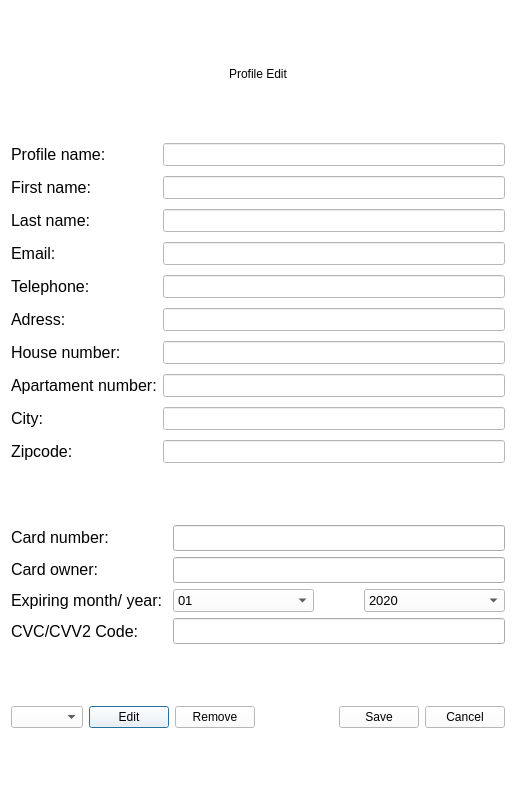
<?xml version="1.0" encoding="UTF-8"?>
<ui version="4.0">
 <class>ProfileManager</class>
 <widget class="QDialog" name="ProfileManager">
  <property name="geometry">
   <rect>
    <x>0</x>
    <y>0</y>
    <width>516</width>
    <height>796</height>
   </rect>
  </property>
  <property name="sizePolicy">
   <sizepolicy hsizetype="Fixed" vsizetype="Fixed">
    <horstretch>0</horstretch>
    <verstretch>0</verstretch>
   </sizepolicy>
  </property>
  <property name="palette">
   <palette>
    <active>
     <colorrole role="WindowText">
      <brush brushstyle="SolidPattern">
       <color alpha="255">
        <red>0</red>
        <green>0</green>
        <blue>0</blue>
       </color>
      </brush>
     </colorrole>
     <colorrole role="Button">
      <brush brushstyle="SolidPattern">
       <color alpha="255">
        <red>255</red>
        <green>255</green>
        <blue>255</blue>
       </color>
      </brush>
     </colorrole>
     <colorrole role="Light">
      <brush brushstyle="SolidPattern">
       <color alpha="255">
        <red>255</red>
        <green>255</green>
        <blue>255</blue>
       </color>
      </brush>
     </colorrole>
     <colorrole role="Midlight">
      <brush brushstyle="SolidPattern">
       <color alpha="255">
        <red>255</red>
        <green>255</green>
        <blue>255</blue>
       </color>
      </brush>
     </colorrole>
     <colorrole role="Dark">
      <brush brushstyle="SolidPattern">
       <color alpha="255">
        <red>127</red>
        <green>127</green>
        <blue>127</blue>
       </color>
      </brush>
     </colorrole>
     <colorrole role="Mid">
      <brush brushstyle="SolidPattern">
       <color alpha="255">
        <red>170</red>
        <green>170</green>
        <blue>170</blue>
       </color>
      </brush>
     </colorrole>
     <colorrole role="Text">
      <brush brushstyle="SolidPattern">
       <color alpha="255">
        <red>0</red>
        <green>0</green>
        <blue>0</blue>
       </color>
      </brush>
     </colorrole>
     <colorrole role="BrightText">
      <brush brushstyle="SolidPattern">
       <color alpha="255">
        <red>255</red>
        <green>255</green>
        <blue>255</blue>
       </color>
      </brush>
     </colorrole>
     <colorrole role="ButtonText">
      <brush brushstyle="SolidPattern">
       <color alpha="255">
        <red>0</red>
        <green>0</green>
        <blue>0</blue>
       </color>
      </brush>
     </colorrole>
     <colorrole role="Base">
      <brush brushstyle="SolidPattern">
       <color alpha="255">
        <red>255</red>
        <green>255</green>
        <blue>255</blue>
       </color>
      </brush>
     </colorrole>
     <colorrole role="Window">
      <brush brushstyle="SolidPattern">
       <color alpha="255">
        <red>255</red>
        <green>255</green>
        <blue>255</blue>
       </color>
      </brush>
     </colorrole>
     <colorrole role="Shadow">
      <brush brushstyle="SolidPattern">
       <color alpha="255">
        <red>0</red>
        <green>0</green>
        <blue>0</blue>
       </color>
      </brush>
     </colorrole>
     <colorrole role="AlternateBase">
      <brush brushstyle="SolidPattern">
       <color alpha="255">
        <red>255</red>
        <green>255</green>
        <blue>255</blue>
       </color>
      </brush>
     </colorrole>
     <colorrole role="ToolTipBase">
      <brush brushstyle="SolidPattern">
       <color alpha="255">
        <red>255</red>
        <green>255</green>
        <blue>220</blue>
       </color>
      </brush>
     </colorrole>
     <colorrole role="ToolTipText">
      <brush brushstyle="SolidPattern">
       <color alpha="255">
        <red>0</red>
        <green>0</green>
        <blue>0</blue>
       </color>
      </brush>
     </colorrole>
     <colorrole role="PlaceholderText">
      <brush brushstyle="SolidPattern">
       <color alpha="128">
        <red>0</red>
        <green>0</green>
        <blue>0</blue>
       </color>
      </brush>
     </colorrole>
    </active>
    <inactive>
     <colorrole role="WindowText">
      <brush brushstyle="SolidPattern">
       <color alpha="255">
        <red>0</red>
        <green>0</green>
        <blue>0</blue>
       </color>
      </brush>
     </colorrole>
     <colorrole role="Button">
      <brush brushstyle="SolidPattern">
       <color alpha="255">
        <red>255</red>
        <green>255</green>
        <blue>255</blue>
       </color>
      </brush>
     </colorrole>
     <colorrole role="Light">
      <brush brushstyle="SolidPattern">
       <color alpha="255">
        <red>255</red>
        <green>255</green>
        <blue>255</blue>
       </color>
      </brush>
     </colorrole>
     <colorrole role="Midlight">
      <brush brushstyle="SolidPattern">
       <color alpha="255">
        <red>255</red>
        <green>255</green>
        <blue>255</blue>
       </color>
      </brush>
     </colorrole>
     <colorrole role="Dark">
      <brush brushstyle="SolidPattern">
       <color alpha="255">
        <red>127</red>
        <green>127</green>
        <blue>127</blue>
       </color>
      </brush>
     </colorrole>
     <colorrole role="Mid">
      <brush brushstyle="SolidPattern">
       <color alpha="255">
        <red>170</red>
        <green>170</green>
        <blue>170</blue>
       </color>
      </brush>
     </colorrole>
     <colorrole role="Text">
      <brush brushstyle="SolidPattern">
       <color alpha="255">
        <red>0</red>
        <green>0</green>
        <blue>0</blue>
       </color>
      </brush>
     </colorrole>
     <colorrole role="BrightText">
      <brush brushstyle="SolidPattern">
       <color alpha="255">
        <red>255</red>
        <green>255</green>
        <blue>255</blue>
       </color>
      </brush>
     </colorrole>
     <colorrole role="ButtonText">
      <brush brushstyle="SolidPattern">
       <color alpha="255">
        <red>0</red>
        <green>0</green>
        <blue>0</blue>
       </color>
      </brush>
     </colorrole>
     <colorrole role="Base">
      <brush brushstyle="SolidPattern">
       <color alpha="255">
        <red>255</red>
        <green>255</green>
        <blue>255</blue>
       </color>
      </brush>
     </colorrole>
     <colorrole role="Window">
      <brush brushstyle="SolidPattern">
       <color alpha="255">
        <red>255</red>
        <green>255</green>
        <blue>255</blue>
       </color>
      </brush>
     </colorrole>
     <colorrole role="Shadow">
      <brush brushstyle="SolidPattern">
       <color alpha="255">
        <red>0</red>
        <green>0</green>
        <blue>0</blue>
       </color>
      </brush>
     </colorrole>
     <colorrole role="AlternateBase">
      <brush brushstyle="SolidPattern">
       <color alpha="255">
        <red>255</red>
        <green>255</green>
        <blue>255</blue>
       </color>
      </brush>
     </colorrole>
     <colorrole role="ToolTipBase">
      <brush brushstyle="SolidPattern">
       <color alpha="255">
        <red>255</red>
        <green>255</green>
        <blue>220</blue>
       </color>
      </brush>
     </colorrole>
     <colorrole role="ToolTipText">
      <brush brushstyle="SolidPattern">
       <color alpha="255">
        <red>0</red>
        <green>0</green>
        <blue>0</blue>
       </color>
      </brush>
     </colorrole>
     <colorrole role="PlaceholderText">
      <brush brushstyle="SolidPattern">
       <color alpha="128">
        <red>0</red>
        <green>0</green>
        <blue>0</blue>
       </color>
      </brush>
     </colorrole>
    </inactive>
    <disabled>
     <colorrole role="WindowText">
      <brush brushstyle="SolidPattern">
       <color alpha="255">
        <red>127</red>
        <green>127</green>
        <blue>127</blue>
       </color>
      </brush>
     </colorrole>
     <colorrole role="Button">
      <brush brushstyle="SolidPattern">
       <color alpha="255">
        <red>255</red>
        <green>255</green>
        <blue>255</blue>
       </color>
      </brush>
     </colorrole>
     <colorrole role="Light">
      <brush brushstyle="SolidPattern">
       <color alpha="255">
        <red>255</red>
        <green>255</green>
        <blue>255</blue>
       </color>
      </brush>
     </colorrole>
     <colorrole role="Midlight">
      <brush brushstyle="SolidPattern">
       <color alpha="255">
        <red>255</red>
        <green>255</green>
        <blue>255</blue>
       </color>
      </brush>
     </colorrole>
     <colorrole role="Dark">
      <brush brushstyle="SolidPattern">
       <color alpha="255">
        <red>127</red>
        <green>127</green>
        <blue>127</blue>
       </color>
      </brush>
     </colorrole>
     <colorrole role="Mid">
      <brush brushstyle="SolidPattern">
       <color alpha="255">
        <red>170</red>
        <green>170</green>
        <blue>170</blue>
       </color>
      </brush>
     </colorrole>
     <colorrole role="Text">
      <brush brushstyle="SolidPattern">
       <color alpha="255">
        <red>127</red>
        <green>127</green>
        <blue>127</blue>
       </color>
      </brush>
     </colorrole>
     <colorrole role="BrightText">
      <brush brushstyle="SolidPattern">
       <color alpha="255">
        <red>255</red>
        <green>255</green>
        <blue>255</blue>
       </color>
      </brush>
     </colorrole>
     <colorrole role="ButtonText">
      <brush brushstyle="SolidPattern">
       <color alpha="255">
        <red>127</red>
        <green>127</green>
        <blue>127</blue>
       </color>
      </brush>
     </colorrole>
     <colorrole role="Base">
      <brush brushstyle="SolidPattern">
       <color alpha="255">
        <red>255</red>
        <green>255</green>
        <blue>255</blue>
       </color>
      </brush>
     </colorrole>
     <colorrole role="Window">
      <brush brushstyle="SolidPattern">
       <color alpha="255">
        <red>255</red>
        <green>255</green>
        <blue>255</blue>
       </color>
      </brush>
     </colorrole>
     <colorrole role="Shadow">
      <brush brushstyle="SolidPattern">
       <color alpha="255">
        <red>0</red>
        <green>0</green>
        <blue>0</blue>
       </color>
      </brush>
     </colorrole>
     <colorrole role="AlternateBase">
      <brush brushstyle="SolidPattern">
       <color alpha="255">
        <red>255</red>
        <green>255</green>
        <blue>255</blue>
       </color>
      </brush>
     </colorrole>
     <colorrole role="ToolTipBase">
      <brush brushstyle="SolidPattern">
       <color alpha="255">
        <red>255</red>
        <green>255</green>
        <blue>220</blue>
       </color>
      </brush>
     </colorrole>
     <colorrole role="ToolTipText">
      <brush brushstyle="SolidPattern">
       <color alpha="255">
        <red>0</red>
        <green>0</green>
        <blue>0</blue>
       </color>
      </brush>
     </colorrole>
     <colorrole role="PlaceholderText">
      <brush brushstyle="SolidPattern">
       <color alpha="128">
        <red>0</red>
        <green>0</green>
        <blue>0</blue>
       </color>
      </brush>
     </colorrole>
    </disabled>
   </palette>
  </property>
  <property name="windowTitle">
   <string>Profile manager</string>
  </property>
  <property name="styleSheet">
   <string notr="true"/>
  </property>
  <property name="windowFilePath">
   <string/>
  </property>
  <layout class="QVBoxLayout" name="verticalLayout_2">
   <item>
    <widget class="QLabel" name="label_7">
     <property name="sizePolicy">
      <sizepolicy hsizetype="Expanding" vsizetype="Fixed">
       <horstretch>0</horstretch>
       <verstretch>0</verstretch>
      </sizepolicy>
     </property>
     <property name="styleSheet">
      <string notr="true">font: 750 25pt &quot;Ubuntu&quot;;</string>
     </property>
     <property name="text">
      <string>Profile Edit</string>
     </property>
     <property name="alignment">
      <set>Qt::AlignCenter</set>
     </property>
    </widget>
   </item>
   <item>
    <layout class="QHBoxLayout" name="horizontalLayout">
     <item>
      <layout class="QVBoxLayout" name="verticalLayout">
       <property name="spacing">
        <number>10</number>
       </property>
       <property name="sizeConstraint">
        <enum>QLayout::SetMaximumSize</enum>
       </property>
       <property name="bottomMargin">
        <number>0</number>
       </property>
       <item>
        <widget class="QLabel" name="label_2">
         <property name="sizePolicy">
          <sizepolicy hsizetype="Fixed" vsizetype="Preferred">
           <horstretch>0</horstretch>
           <verstretch>0</verstretch>
          </sizepolicy>
         </property>
         <property name="font">
          <font>
           <family>Ubuntu</family>
           <pointsize>12</pointsize>
          </font>
         </property>
         <property name="styleSheet">
          <string notr="true"/>
         </property>
         <property name="text">
          <string>Profile name:</string>
         </property>
        </widget>
       </item>
       <item>
        <widget class="QLabel" name="label_4">
         <property name="sizePolicy">
          <sizepolicy hsizetype="Fixed" vsizetype="Preferred">
           <horstretch>0</horstretch>
           <verstretch>0</verstretch>
          </sizepolicy>
         </property>
         <property name="font">
          <font>
           <family>Ubuntu</family>
           <pointsize>12</pointsize>
          </font>
         </property>
         <property name="text">
          <string>First name:</string>
         </property>
        </widget>
       </item>
       <item>
        <widget class="QLabel" name="label_3">
         <property name="sizePolicy">
          <sizepolicy hsizetype="Fixed" vsizetype="Preferred">
           <horstretch>0</horstretch>
           <verstretch>0</verstretch>
          </sizepolicy>
         </property>
         <property name="font">
          <font>
           <family>Ubuntu</family>
           <pointsize>12</pointsize>
          </font>
         </property>
         <property name="text">
          <string>Last name:</string>
         </property>
        </widget>
       </item>
       <item>
        <widget class="QLabel" name="label_5">
         <property name="sizePolicy">
          <sizepolicy hsizetype="Fixed" vsizetype="Preferred">
           <horstretch>0</horstretch>
           <verstretch>0</verstretch>
          </sizepolicy>
         </property>
         <property name="font">
          <font>
           <family>Ubuntu</family>
           <pointsize>12</pointsize>
          </font>
         </property>
         <property name="text">
          <string>Email:</string>
         </property>
        </widget>
       </item>
       <item>
        <widget class="QLabel" name="label_6">
         <property name="sizePolicy">
          <sizepolicy hsizetype="Fixed" vsizetype="Preferred">
           <horstretch>0</horstretch>
           <verstretch>0</verstretch>
          </sizepolicy>
         </property>
         <property name="font">
          <font>
           <family>Ubuntu</family>
           <pointsize>12</pointsize>
          </font>
         </property>
         <property name="text">
          <string>Telephone:</string>
         </property>
        </widget>
       </item>
       <item>
        <widget class="QLabel" name="label_8">
         <property name="sizePolicy">
          <sizepolicy hsizetype="Fixed" vsizetype="Preferred">
           <horstretch>0</horstretch>
           <verstretch>0</verstretch>
          </sizepolicy>
         </property>
         <property name="font">
          <font>
           <family>Ubuntu</family>
           <pointsize>12</pointsize>
          </font>
         </property>
         <property name="text">
          <string>Adress:</string>
         </property>
        </widget>
       </item>
       <item>
        <widget class="QLabel" name="label_9">
         <property name="sizePolicy">
          <sizepolicy hsizetype="Fixed" vsizetype="Preferred">
           <horstretch>0</horstretch>
           <verstretch>0</verstretch>
          </sizepolicy>
         </property>
         <property name="font">
          <font>
           <family>Ubuntu</family>
           <pointsize>12</pointsize>
          </font>
         </property>
         <property name="text">
          <string>House number:</string>
         </property>
        </widget>
       </item>
       <item>
        <widget class="QLabel" name="label_10">
         <property name="sizePolicy">
          <sizepolicy hsizetype="Fixed" vsizetype="Preferred">
           <horstretch>0</horstretch>
           <verstretch>0</verstretch>
          </sizepolicy>
         </property>
         <property name="font">
          <font>
           <family>Ubuntu</family>
           <pointsize>12</pointsize>
          </font>
         </property>
         <property name="text">
          <string>Apartament number:</string>
         </property>
        </widget>
       </item>
       <item>
        <widget class="QLabel" name="label_11">
         <property name="sizePolicy">
          <sizepolicy hsizetype="Fixed" vsizetype="Preferred">
           <horstretch>0</horstretch>
           <verstretch>0</verstretch>
          </sizepolicy>
         </property>
         <property name="font">
          <font>
           <family>Ubuntu</family>
           <pointsize>12</pointsize>
          </font>
         </property>
         <property name="text">
          <string>City:</string>
         </property>
        </widget>
       </item>
       <item>
        <widget class="QLabel" name="label_12">
         <property name="sizePolicy">
          <sizepolicy hsizetype="Fixed" vsizetype="Preferred">
           <horstretch>0</horstretch>
           <verstretch>0</verstretch>
          </sizepolicy>
         </property>
         <property name="font">
          <font>
           <family>Ubuntu</family>
           <pointsize>12</pointsize>
          </font>
         </property>
         <property name="text">
          <string>Zipcode:</string>
         </property>
        </widget>
       </item>
      </layout>
     </item>
     <item>
      <layout class="QVBoxLayout" name="verticalLayout_3">
       <property name="spacing">
        <number>10</number>
       </property>
       <property name="sizeConstraint">
        <enum>QLayout::SetMaximumSize</enum>
       </property>
       <item>
        <widget class="QLineEdit" name="profilename">
         <property name="sizePolicy">
          <sizepolicy hsizetype="Expanding" vsizetype="Fixed">
           <horstretch>0</horstretch>
           <verstretch>0</verstretch>
          </sizepolicy>
         </property>
         <property name="font">
          <font>
           <family>Ubuntu</family>
           <pointsize>10</pointsize>
          </font>
         </property>
         <property name="contextMenuPolicy">
          <enum>Qt::NoContextMenu</enum>
         </property>
         <property name="styleSheet">
          <string notr="true"/>
         </property>
         <property name="inputMask">
          <string/>
         </property>
         <property name="text">
          <string notr="true"/>
         </property>
         <property name="frame">
          <bool>true</bool>
         </property>
         <property name="cursorPosition">
          <number>0</number>
         </property>
         <property name="alignment">
          <set>Qt::AlignLeading|Qt::AlignLeft|Qt::AlignVCenter</set>
         </property>
         <property name="placeholderText">
          <string/>
         </property>
        </widget>
       </item>
       <item>
        <widget class="QLineEdit" name="firstname">
         <property name="sizePolicy">
          <sizepolicy hsizetype="Expanding" vsizetype="Fixed">
           <horstretch>0</horstretch>
           <verstretch>0</verstretch>
          </sizepolicy>
         </property>
         <property name="font">
          <font>
           <family>Ubuntu</family>
           <pointsize>10</pointsize>
          </font>
         </property>
         <property name="contextMenuPolicy">
          <enum>Qt::NoContextMenu</enum>
         </property>
         <property name="styleSheet">
          <string notr="true"/>
         </property>
         <property name="inputMask">
          <string/>
         </property>
         <property name="text">
          <string notr="true"/>
         </property>
         <property name="frame">
          <bool>true</bool>
         </property>
         <property name="cursorPosition">
          <number>0</number>
         </property>
         <property name="alignment">
          <set>Qt::AlignLeading|Qt::AlignLeft|Qt::AlignVCenter</set>
         </property>
         <property name="placeholderText">
          <string/>
         </property>
        </widget>
       </item>
       <item>
        <widget class="QLineEdit" name="lastname">
         <property name="sizePolicy">
          <sizepolicy hsizetype="Expanding" vsizetype="Fixed">
           <horstretch>0</horstretch>
           <verstretch>0</verstretch>
          </sizepolicy>
         </property>
         <property name="font">
          <font>
           <family>Ubuntu</family>
           <pointsize>10</pointsize>
          </font>
         </property>
         <property name="contextMenuPolicy">
          <enum>Qt::NoContextMenu</enum>
         </property>
         <property name="styleSheet">
          <string notr="true"/>
         </property>
         <property name="inputMask">
          <string/>
         </property>
         <property name="text">
          <string notr="true"/>
         </property>
         <property name="frame">
          <bool>true</bool>
         </property>
         <property name="cursorPosition">
          <number>0</number>
         </property>
         <property name="alignment">
          <set>Qt::AlignLeading|Qt::AlignLeft|Qt::AlignVCenter</set>
         </property>
         <property name="placeholderText">
          <string/>
         </property>
        </widget>
       </item>
       <item>
        <widget class="QLineEdit" name="email">
         <property name="sizePolicy">
          <sizepolicy hsizetype="Expanding" vsizetype="Fixed">
           <horstretch>0</horstretch>
           <verstretch>0</verstretch>
          </sizepolicy>
         </property>
         <property name="font">
          <font>
           <family>Ubuntu</family>
           <pointsize>10</pointsize>
          </font>
         </property>
         <property name="contextMenuPolicy">
          <enum>Qt::NoContextMenu</enum>
         </property>
         <property name="styleSheet">
          <string notr="true"/>
         </property>
         <property name="inputMask">
          <string/>
         </property>
         <property name="text">
          <string notr="true"/>
         </property>
         <property name="frame">
          <bool>true</bool>
         </property>
         <property name="cursorPosition">
          <number>0</number>
         </property>
         <property name="alignment">
          <set>Qt::AlignLeading|Qt::AlignLeft|Qt::AlignVCenter</set>
         </property>
         <property name="placeholderText">
          <string/>
         </property>
        </widget>
       </item>
       <item>
        <widget class="QLineEdit" name="telephone">
         <property name="sizePolicy">
          <sizepolicy hsizetype="Expanding" vsizetype="Fixed">
           <horstretch>0</horstretch>
           <verstretch>0</verstretch>
          </sizepolicy>
         </property>
         <property name="font">
          <font>
           <family>Ubuntu</family>
           <pointsize>10</pointsize>
          </font>
         </property>
         <property name="contextMenuPolicy">
          <enum>Qt::NoContextMenu</enum>
         </property>
         <property name="styleSheet">
          <string notr="true"/>
         </property>
         <property name="inputMask">
          <string/>
         </property>
         <property name="text">
          <string notr="true"/>
         </property>
         <property name="frame">
          <bool>true</bool>
         </property>
         <property name="cursorPosition">
          <number>0</number>
         </property>
         <property name="alignment">
          <set>Qt::AlignLeading|Qt::AlignLeft|Qt::AlignVCenter</set>
         </property>
         <property name="placeholderText">
          <string/>
         </property>
        </widget>
       </item>
       <item>
        <widget class="QLineEdit" name="address">
         <property name="sizePolicy">
          <sizepolicy hsizetype="Expanding" vsizetype="Fixed">
           <horstretch>0</horstretch>
           <verstretch>0</verstretch>
          </sizepolicy>
         </property>
         <property name="font">
          <font>
           <family>Ubuntu</family>
           <pointsize>10</pointsize>
          </font>
         </property>
         <property name="contextMenuPolicy">
          <enum>Qt::NoContextMenu</enum>
         </property>
         <property name="styleSheet">
          <string notr="true"/>
         </property>
         <property name="inputMask">
          <string/>
         </property>
         <property name="text">
          <string notr="true"/>
         </property>
         <property name="frame">
          <bool>true</bool>
         </property>
         <property name="cursorPosition">
          <number>0</number>
         </property>
         <property name="alignment">
          <set>Qt::AlignLeading|Qt::AlignLeft|Qt::AlignVCenter</set>
         </property>
         <property name="placeholderText">
          <string/>
         </property>
        </widget>
       </item>
       <item>
        <widget class="QLineEdit" name="house">
         <property name="sizePolicy">
          <sizepolicy hsizetype="Expanding" vsizetype="Fixed">
           <horstretch>0</horstretch>
           <verstretch>0</verstretch>
          </sizepolicy>
         </property>
         <property name="font">
          <font>
           <family>Ubuntu</family>
           <pointsize>10</pointsize>
          </font>
         </property>
         <property name="contextMenuPolicy">
          <enum>Qt::NoContextMenu</enum>
         </property>
         <property name="styleSheet">
          <string notr="true"/>
         </property>
         <property name="inputMask">
          <string/>
         </property>
         <property name="text">
          <string notr="true"/>
         </property>
         <property name="frame">
          <bool>true</bool>
         </property>
         <property name="cursorPosition">
          <number>0</number>
         </property>
         <property name="alignment">
          <set>Qt::AlignLeading|Qt::AlignLeft|Qt::AlignVCenter</set>
         </property>
         <property name="placeholderText">
          <string/>
         </property>
        </widget>
       </item>
       <item>
        <widget class="QLineEdit" name="apartament">
         <property name="sizePolicy">
          <sizepolicy hsizetype="Expanding" vsizetype="Fixed">
           <horstretch>0</horstretch>
           <verstretch>0</verstretch>
          </sizepolicy>
         </property>
         <property name="font">
          <font>
           <family>Ubuntu</family>
           <pointsize>10</pointsize>
          </font>
         </property>
         <property name="contextMenuPolicy">
          <enum>Qt::NoContextMenu</enum>
         </property>
         <property name="styleSheet">
          <string notr="true"/>
         </property>
         <property name="inputMask">
          <string/>
         </property>
         <property name="text">
          <string notr="true"/>
         </property>
         <property name="frame">
          <bool>true</bool>
         </property>
         <property name="cursorPosition">
          <number>0</number>
         </property>
         <property name="alignment">
          <set>Qt::AlignLeading|Qt::AlignLeft|Qt::AlignVCenter</set>
         </property>
         <property name="placeholderText">
          <string/>
         </property>
        </widget>
       </item>
       <item>
        <widget class="QLineEdit" name="city">
         <property name="sizePolicy">
          <sizepolicy hsizetype="Expanding" vsizetype="Fixed">
           <horstretch>0</horstretch>
           <verstretch>0</verstretch>
          </sizepolicy>
         </property>
         <property name="font">
          <font>
           <family>Ubuntu</family>
           <pointsize>10</pointsize>
          </font>
         </property>
         <property name="contextMenuPolicy">
          <enum>Qt::NoContextMenu</enum>
         </property>
         <property name="styleSheet">
          <string notr="true"/>
         </property>
         <property name="inputMask">
          <string/>
         </property>
         <property name="text">
          <string notr="true"/>
         </property>
         <property name="frame">
          <bool>true</bool>
         </property>
         <property name="cursorPosition">
          <number>0</number>
         </property>
         <property name="alignment">
          <set>Qt::AlignLeading|Qt::AlignLeft|Qt::AlignVCenter</set>
         </property>
         <property name="placeholderText">
          <string/>
         </property>
        </widget>
       </item>
       <item>
        <widget class="QLineEdit" name="zipcode">
         <property name="sizePolicy">
          <sizepolicy hsizetype="Expanding" vsizetype="Fixed">
           <horstretch>0</horstretch>
           <verstretch>0</verstretch>
          </sizepolicy>
         </property>
         <property name="font">
          <font>
           <family>Ubuntu</family>
           <pointsize>10</pointsize>
          </font>
         </property>
         <property name="contextMenuPolicy">
          <enum>Qt::NoContextMenu</enum>
         </property>
         <property name="styleSheet">
          <string notr="true"/>
         </property>
         <property name="inputMask">
          <string/>
         </property>
         <property name="text">
          <string notr="true"/>
         </property>
         <property name="frame">
          <bool>true</bool>
         </property>
         <property name="cursorPosition">
          <number>0</number>
         </property>
         <property name="alignment">
          <set>Qt::AlignLeading|Qt::AlignLeft|Qt::AlignVCenter</set>
         </property>
         <property name="placeholderText">
          <string/>
         </property>
        </widget>
       </item>
      </layout>
     </item>
    </layout>
   </item>
   <item>
    <layout class="QHBoxLayout" name="horizontalLayout_2">
     <item>
      <layout class="QVBoxLayout" name="verticalLayout_5">
       <item>
        <widget class="QLabel" name="label_17">
         <property name="sizePolicy">
          <sizepolicy hsizetype="Preferred" vsizetype="Preferred">
           <horstretch>0</horstretch>
           <verstretch>0</verstretch>
          </sizepolicy>
         </property>
         <property name="font">
          <font>
           <family>Ubuntu</family>
           <pointsize>12</pointsize>
          </font>
         </property>
         <property name="text">
          <string>Card number:</string>
         </property>
        </widget>
       </item>
       <item>
        <widget class="QLabel" name="label_16">
         <property name="sizePolicy">
          <sizepolicy hsizetype="Preferred" vsizetype="Preferred">
           <horstretch>0</horstretch>
           <verstretch>0</verstretch>
          </sizepolicy>
         </property>
         <property name="font">
          <font>
           <family>Ubuntu</family>
           <pointsize>12</pointsize>
          </font>
         </property>
         <property name="text">
          <string>Card owner:</string>
         </property>
        </widget>
       </item>
       <item>
        <widget class="QLabel" name="label_15">
         <property name="sizePolicy">
          <sizepolicy hsizetype="Preferred" vsizetype="Preferred">
           <horstretch>0</horstretch>
           <verstretch>0</verstretch>
          </sizepolicy>
         </property>
         <property name="font">
          <font>
           <family>Ubuntu</family>
           <pointsize>12</pointsize>
          </font>
         </property>
         <property name="text">
          <string>Expiring month/ year: </string>
         </property>
        </widget>
       </item>
       <item>
        <widget class="QLabel" name="label_13">
         <property name="sizePolicy">
          <sizepolicy hsizetype="Preferred" vsizetype="Preferred">
           <horstretch>0</horstretch>
           <verstretch>0</verstretch>
          </sizepolicy>
         </property>
         <property name="font">
          <font>
           <family>Ubuntu</family>
           <pointsize>12</pointsize>
          </font>
         </property>
         <property name="text">
          <string>CVC/CVV2 Code:</string>
         </property>
        </widget>
       </item>
      </layout>
     </item>
     <item>
      <layout class="QVBoxLayout" name="verticalLayout_4">
       <item>
        <widget class="QLineEdit" name="number">
         <property name="sizePolicy">
          <sizepolicy hsizetype="Expanding" vsizetype="Fixed">
           <horstretch>0</horstretch>
           <verstretch>0</verstretch>
          </sizepolicy>
         </property>
         <property name="styleSheet">
          <string notr="true">height: 20px;</string>
         </property>
        </widget>
       </item>
       <item>
        <widget class="QLineEdit" name="owner">
         <property name="sizePolicy">
          <sizepolicy hsizetype="Expanding" vsizetype="Fixed">
           <horstretch>0</horstretch>
           <verstretch>0</verstretch>
          </sizepolicy>
         </property>
         <property name="styleSheet">
          <string notr="true">height: 20px;</string>
         </property>
        </widget>
       </item>
       <item>
        <layout class="QHBoxLayout" name="horizontalLayout_3">
         <property name="spacing">
          <number>50</number>
         </property>
         <property name="leftMargin">
          <number>0</number>
         </property>
         <property name="topMargin">
          <number>0</number>
         </property>
         <property name="rightMargin">
          <number>0</number>
         </property>
         <property name="bottomMargin">
          <number>0</number>
         </property>
         <item>
          <widget class="QComboBox" name="month">
           <property name="font">
            <font>
             <family>Ubuntu</family>
             <pointsize>10</pointsize>
            </font>
           </property>
           <property name="styleSheet">
            <string notr="true"/>
           </property>
           <item>
            <property name="text">
             <string>01</string>
            </property>
           </item>
           <item>
            <property name="text">
             <string>02</string>
            </property>
           </item>
           <item>
            <property name="text">
             <string>03</string>
            </property>
           </item>
           <item>
            <property name="text">
             <string>04</string>
            </property>
           </item>
           <item>
            <property name="text">
             <string>05</string>
            </property>
           </item>
           <item>
            <property name="text">
             <string>06</string>
            </property>
           </item>
           <item>
            <property name="text">
             <string>07</string>
            </property>
           </item>
           <item>
            <property name="text">
             <string>08</string>
            </property>
           </item>
           <item>
            <property name="text">
             <string>09</string>
            </property>
           </item>
           <item>
            <property name="text">
             <string>10</string>
            </property>
           </item>
           <item>
            <property name="text">
             <string>11</string>
            </property>
           </item>
           <item>
            <property name="text">
             <string>12</string>
            </property>
           </item>
          </widget>
         </item>
         <item>
          <widget class="QComboBox" name="year">
           <property name="font">
            <font>
             <family>Ubuntu</family>
             <pointsize>10</pointsize>
            </font>
           </property>
           <property name="styleSheet">
            <string notr="true"/>
           </property>
           <item>
            <property name="text">
             <string>2020</string>
            </property>
           </item>
           <item>
            <property name="text">
             <string>2021</string>
            </property>
           </item>
           <item>
            <property name="text">
             <string>2022</string>
            </property>
           </item>
           <item>
            <property name="text">
             <string>2023</string>
            </property>
           </item>
           <item>
            <property name="text">
             <string>2024</string>
            </property>
           </item>
           <item>
            <property name="text">
             <string>2025</string>
            </property>
           </item>
           <item>
            <property name="text">
             <string>2026</string>
            </property>
           </item>
           <item>
            <property name="text">
             <string>2027</string>
            </property>
           </item>
           <item>
            <property name="text">
             <string>2028</string>
            </property>
           </item>
           <item>
            <property name="text">
             <string>2029</string>
            </property>
           </item>
           <item>
            <property name="text">
             <string>2030</string>
            </property>
           </item>
          </widget>
         </item>
        </layout>
       </item>
       <item>
        <widget class="QLineEdit" name="lineEdit_2">
         <property name="sizePolicy">
          <sizepolicy hsizetype="Expanding" vsizetype="Fixed">
           <horstretch>0</horstretch>
           <verstretch>0</verstretch>
          </sizepolicy>
         </property>
         <property name="styleSheet">
          <string notr="true">height: 20px;</string>
         </property>
        </widget>
       </item>
      </layout>
     </item>
    </layout>
   </item>
   <item>
    <layout class="QHBoxLayout" name="horizontalLayout_4">
     <item>
      <widget class="QComboBox" name="profileSelectComboBox">
       <property name="editable">
        <bool>false</bool>
       </property>
      </widget>
     </item>
     <item>
      <widget class="QPushButton" name="editProfile">
       <property name="text">
        <string>Edit</string>
       </property>
      </widget>
     </item>
     <item>
      <widget class="QPushButton" name="RemoveProfile">
       <property name="styleSheet">
        <string/>
       </property>
       <property name="text">
        <string>Remove</string>
       </property>
      </widget>
     </item>
     <item>
      <spacer name="horizontalSpacer">
       <property name="orientation">
        <enum>Qt::Horizontal</enum>
       </property>
       <property name="sizeHint" stdset="0">
        <size>
         <width>40</width>
         <height>20</height>
        </size>
       </property>
      </spacer>
     </item>
     <item>
      <layout class="QHBoxLayout" name="horizontalLayout_5">
       <item>
        <widget class="QPushButton" name="Save">
         <property name="text">
          <string>   Save   </string>
         </property>
        </widget>
       </item>
       <item>
        <widget class="QPushButton" name="Cancel">
         <property name="text">
          <string>   Cancel   </string>
         </property>
        </widget>
       </item>
      </layout>
     </item>
    </layout>
   </item>
  </layout>
 </widget>
 <resources/>
 <connections/>
</ui>
